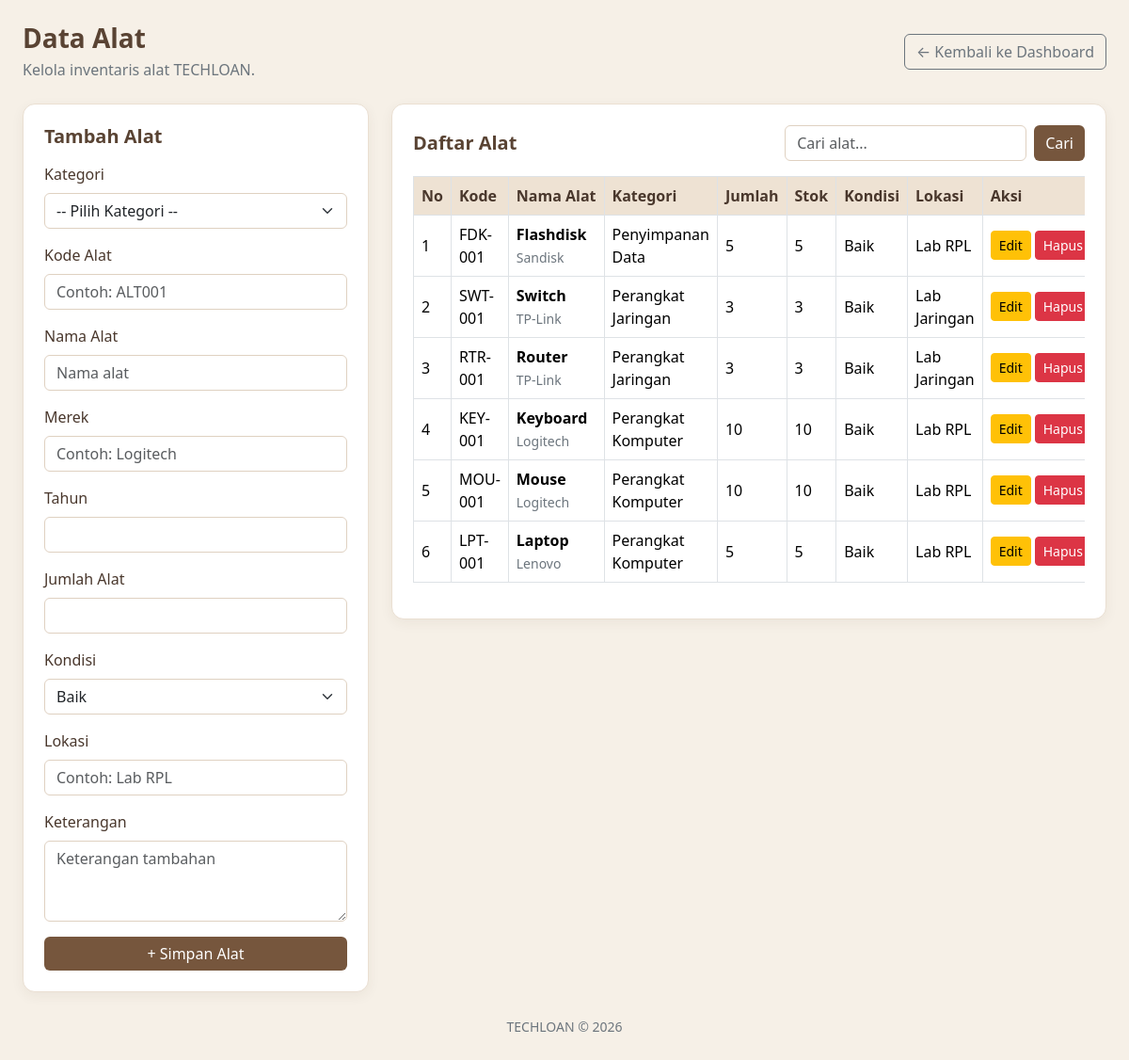
The app's page /admin/alat.php (signed in) with its own data.
### tables this page shows
CREATE TABLE `alat` (
  `id_alat` int(11) NOT NULL,
  `id_kategori` int(11) NOT NULL,
  `kode_alat` varchar(30) NOT NULL,
  `nama_alat` varchar(100) NOT NULL,
  `merk` varchar(100) DEFAULT NULL,
  `jumlah` int(11) NOT NULL DEFAULT 0,
  `stok` int(11) NOT NULL DEFAULT 0,
  `kondisi` enum('Baik','Rusak Ringan','Rusak Berat') DEFAULT 'Baik',
  `lokasi` varchar(100) DEFAULT NULL,
  `keterangan` text DEFAULT NULL
);

CREATE TABLE `kategori` (
  `id_kategori` int(11) NOT NULL,
  `nama_kategori` varchar(100) NOT NULL,
  `keterangan` text DEFAULT NULL
);

### admin/alat.php (the view, shortened to what this page needs)
<?php
include "../koneksi.php";
$id_edit = "";
$kode_alat = "";
$nama_alat = "";
$merk = "";
$tahun = "";
$jumlah = "";
$kondisi = "Baik";
$lokasi = "";
$keterangan = "";
function e($teks) {
    return htmlspecialchars((string) $teks, ENT_QUOTES, 'UTF-8');
}
$cari = trim($_GET['cari'] ?? "");
if ($cari !== "") {
    $kata = "%" . $cari . "%";
    $query = mysqli_prepare(
        $koneksi,
        "SELECT a.*, k.nama_kategori
         FROM alat a
         LEFT JOIN kategori k ON a.id_kategori = k.id_kategori
         WHERE a.kode_alat LIKE ?
            OR a.nama_alat LIKE ?
            OR a.merk LIKE ?
            OR k.nama_kategori LIKE ?
         ORDER BY a.id_alat DESC"
    );
    mysqli_stmt_bind_param($query, "ssss", $kata, $kata, $kata, $kata);
    mysqli_stmt_execute($query);
    $hasil = mysqli_stmt_get_result($query);
} else {
    $hasil = mysqli_query(
        $koneksi,
        "SELECT a.*, k.nama_kategori
         FROM alat a
         LEFT JOIN kategori k ON a.id_kategori = k.id_kategori
         ORDER BY a.id_alat DESC"
    );
}
?>
<!DOCTYPE html>
<html lang="id">
<head>
    <link rel="stylesheet" href="../asset/bootstrap.min.css">
</head>
<body>
<div class="container-fluid px-3 px-md-4 py-4">
    <div class="d-flex flex-wrap justify-content-between
                align-items-center gap-3 mb-4">
        <div>
            <h3 class="judul mb-1">Data Alat</h3>
            <p class="text-secondary mb-0">
                Kelola inventaris alat TECHLOAN.
            </p>
        </div>
        <a href="index.php" class="btn btn-outline-secondary">
            &larr; Kembali ke Dashboard
        </a>
    </div>
    <div class="row g-4">
        <div class="col-xl-4 col-lg-5">
            <div class="panel">
                <h5 class="judul mb-3">
                    <?= $id_edit !== "" ? "Edit Alat" : "Tambah Alat" ?>
                </h5>
                <form method="POST">
                    <div class="mb-3">
                        <label class="form-label">Kategori</label>
                        <select name="id_kategori" class="form-select" required>
                            <option value="">-- Pilih Kategori --</option>
                        </select>
                    </div>
                    <div class="mb-3">
                        <label class="form-label">Kode Alat</label>
                        <input type="text" name="kode_alat"
                               class="form-control" maxlength="50"
                               value="<?= e($kode_alat) ?>"
                               placeholder="Contoh: ALT001" required>
                    </div>
                    <div class="mb-3">
                        <label class="form-label">Nama Alat</label>
                        <input type="text" name="nama_alat"
                               class="form-control" maxlength="100"
                               value="<?= e($nama_alat) ?>"
                               placeholder="Nama alat" required>
                    </div>
                    <div class="mb-3">
                        <label class="form-label">Merek</label>
                        <input type="text" name="merk"
                               class="form-control" maxlength="100"
                               value="<?= e($merk) ?>"
                               placeholder="Contoh: Logitech">
                    </div>
                    <div class="mb-3">
                        <label class="form-label">Tahun</label>
                        <input type="number" name="tahun"
                               class="form-control"
                               min="1900" max="<?= date('Y') ?>"
                               value="<?= e($tahun) ?>" required>
                    </div>
                    <div class="mb-3">
                        <label class="form-label">Jumlah Alat</label>
                        <input type="number" name="jumlah"
                               class="form-control" min="1"
                               value="<?= e($jumlah) ?>" required>
                    </div>
                    <div class="mb-3">
                        <label class="form-label">Kondisi</label>
                        <select name="kondisi" class="form-select" required>
                            <option value="Baik"
                                <?= $kondisi === 'Baik' ? 'selected' : '' ?>>
                                Baik
                            </option>
                        </select>
                    </div>
                    <div class="mb-3">
                        <label class="form-label">Lokasi</label>
                        <input type="text" name="lokasi"
                               class="form-control" maxlength="100"
                               value="<?= e($lokasi) ?>"
                               placeholder="Contoh: Lab RPL">
                    </div>
                    <div class="mb-3">
                        <label class="form-label">Keterangan</label>
                        <textarea name="keterangan"
                                  class="form-control" rows="3"
                                  placeholder="Keterangan tambahan"><?= e($keterangan) ?></textarea>
                    </div>
                    <?php if ($id_edit !== ""): ?>
                        <button type="submit" name="edit"
                                class="btn btn-cokelat w-100"
                                onclick="return confirm('Apakah Anda yakin ingin menyimpan perubahan alat?')">
                            Simpan Perubahan
                        </button>
                        <a href="alat.php"
                           class="btn btn-outline-secondary w-100 mt-2">
                            Batal
                        </a>
                    <?php else: ?>
                        <button type="submit" name="tambah"
                                class="btn btn-cokelat w-100"
                                onclick="return confirm('Apakah Anda yakin ingin menyimpan data alat ini?')">
                            + Simpan Alat
                        </button>
                    <?php endif; ?>
                </form>
            </div>
        </div>
        <div class="col-xl-8 col-lg-7">
            <div class="panel">
                <div class="d-flex flex-wrap justify-content-between
                            align-items-center gap-3 mb-3">
                    <h5 class="judul mb-0">Daftar Alat</h5>
                    <form method="GET" class="d-flex gap-2">
                        <input type="text" name="cari"
                               class="form-control"
                               placeholder="Cari alat..."
                               value="<?= e($cari) ?>">
                        <button type="submit" class="btn btn-cokelat">
                            Cari
                        </button>
                    </form>
                </div>
                <div class="table-responsive">
                    <table class="table table-bordered table-hover">
                        <thead>
                            <tr>
                                <th>No</th>
                                <th>Kode</th>
                                <th>Nama Alat</th>
                                <th>Kategori</th>
                                <th>Jumlah</th>
                                <th>Stok</th>
                                <th>Kondisi</th>
                                <th>Lokasi</th>
                                <th>Aksi</th>
                            </tr>
                        </thead>
                        <tbody>
                        <?php $no = 1; ?>
                        <?php while ($data = mysqli_fetch_assoc($hasil)): ?>
                            <tr>
                                <td><?= $no++ ?></td>
                                <td><?= e($data['kode_alat']) ?></td>
                                <td>
                                    <strong><?= e($data['nama_alat']) ?></strong>
                                    <br>
                                    <small class="text-secondary">
                                        <?= e($data['merk'] ?: '-') ?>
                                    </small>
                                </td>
                                <td><?= e($data['nama_kategori'] ?? '-') ?></td>
                                <td><?= e($data['jumlah']) ?></td>
                                <td><?= e($data['stok']) ?></td>
                                <td><?= e($data['kondisi']) ?></td>
                                <td><?= e($data['lokasi'] ?: '-') ?></td>
                                <td>
                                    <div class="d-flex gap-1">
                                        <form method="POST">
                                            <button type="submit" name="mulai_edit"
                                                    class="btn btn-sm btn-warning">
                                                Edit
                                            </button>
                                        </form>
                                        <form method="POST">
                                            <button type="submit" name="hapus"
                                                    class="btn btn-sm btn-danger"
                                                    onclick="return confirm('Apakah Anda yakin ingin menghapus alat ini?')">
                                                Hapus
                                            </button>
                                        </form>
                                    </div>
                                </td>
                            </tr>
                        <?php endwhile; ?>
                        </tbody>
                    </table>
                </div>
            </div>
        </div>
    </div>
    <div class="text-center text-secondary mt-4">
        <small>TECHLOAN &copy; <?= date('Y') ?></small>
    </div>
</div>
</body>
</html>

### admin/alat.php (style rules this page uses)
body { background: #f6f0e7; color: #49372c; }
.judul { color: #594333; font-weight: bold; }
.panel { background: white; border: 1px solid #eadfd2; border-radius: 13px; padding: 22px; box-shadow: 0 4px 14px rgba(75, 53, 35, 0.06); }
.btn-cokelat { background: #76563d; color: white; border: none; }
.form-control, .form-select { border-color: #dfd1c1; }
.table thead th { background: #eee2d3; color: #49372c; white-space: nowrap; }
.table td { vertical-align: middle; }

### records on screen
alat: kode_alat "FDK-001", nama_alat "Flashdisk", merk "Sandisk", id_kategori.nama_kategori "Penyimpanan Data", jumlah "5", stok "5", kondisi "Baik", lokasi "Lab RPL"
alat: kode_alat "SWT-001", nama_alat "Switch", merk "TP-Link", id_kategori.nama_kategori "Perangkat Jaringan", jumlah "3", stok "3", kondisi "Baik", lokasi "Lab Jaringan"
alat: kode_alat "RTR-001", nama_alat "Router", merk "TP-Link", id_kategori.nama_kategori "Perangkat Jaringan", jumlah "3", stok "3", kondisi "Baik", lokasi "Lab Jaringan"
alat: kode_alat "KEY-001", nama_alat "Keyboard", merk "Logitech", id_kategori.nama_kategori "Perangkat Komputer", jumlah "10", stok "10", kondisi "Baik", lokasi "Lab RPL"
alat: kode_alat "MOU-001", nama_alat "Mouse", merk "Logitech", id_kategori.nama_kategori "Perangkat Komputer", jumlah "10", stok "10", kondisi "Baik", lokasi "Lab RPL"
alat: kode_alat "LPT-001", nama_alat "Laptop", merk "Lenovo", id_kategori.nama_kategori "Perangkat Komputer", jumlah "5", stok "5", kondisi "Baik", lokasi "Lab RPL"
